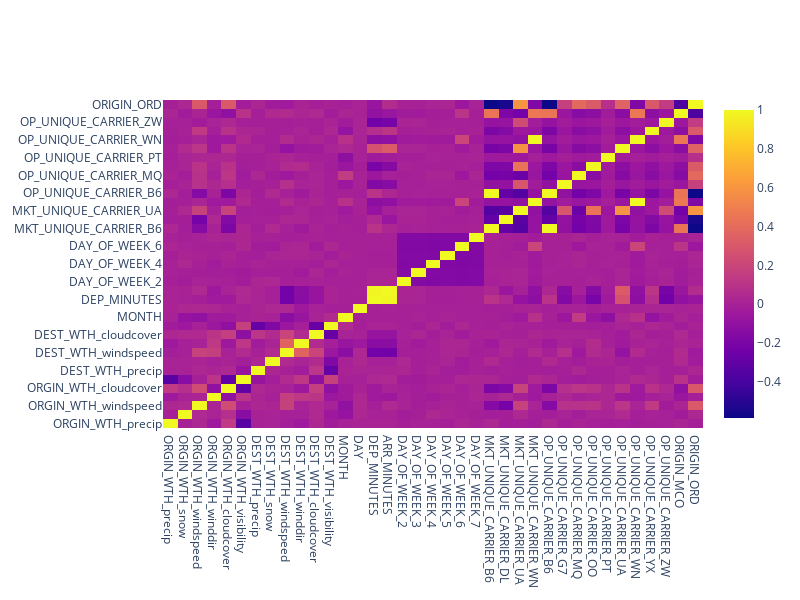

Notebook source saved alongside this figure:
### Code cell
plot_correlation()

### Figure 1 — Plotly figure (JSON) as saved in the notebook; plotly's stock layout.template omitted (floating-point values rounded to 4 significant figures; data arrays with more than 128 entries replaced by an {"elided": "..."} marker saying what was removed)
{"data": [{"type": "heatmap", "x": ["ORGIN_WTH_precip", "ORGIN_WTH_snow", "ORGIN_WTH_windspeed", "ORGIN_WTH_winddir", "ORGIN_WTH_cloudcover", "ORGIN_WTH_visibility", "DEST_WTH_precip", "DEST_WTH_snow", "DEST_WTH_windspeed", "DEST_WTH_winddir", "DEST_WTH_cloudcover", "DEST_WTH_visibility", "MONTH", "DAY", "DEP_MINUTES", "ARR_MINUTES", "DAY_OF_WEEK_2", "DAY_OF_WEEK_3", "DAY_OF_WEEK_4", "DAY_OF_WEEK_5", "DAY_OF_WEEK_6", "DAY_OF_WEEK_7", "MKT_UNIQUE_CARRIER_B6", "MKT_UNIQUE_CARRIER_DL", "MKT_UNIQUE_CARRIER_UA", "MKT_UNIQUE_CARRIER_WN", "OP_UNIQUE_CARRIER_B6", "OP_UNIQUE_CARRIER_G7", "OP_UNIQUE_CARRIER_MQ", "OP_UNIQUE_CARRIER_OO", "OP_UNIQUE_CARRIER_PT", "OP_UNIQUE_CARRIER_UA", "OP_UNIQUE_CARRIER_WN", "OP_UNIQUE_CARRIER_YX", "OP_UNIQUE_CARRIER_ZW", "ORIGIN_MCO", "ORIGIN_ORD"], "y": ["ORGIN_WTH_precip", "ORGIN_WTH_snow", "ORGIN_WTH_windspeed", "ORGIN_WTH_winddir", "ORGIN_WTH_cloudcover", "ORGIN_WTH_visibility", "DEST_WTH_precip", "DEST_WTH_snow", "DEST_WTH_windspeed", "DEST_WTH_winddir", "DEST_WTH_cloudcover", "DEST_WTH_visibility", "MONTH", "DAY", "DEP_MINUTES", "ARR_MINUTES", "DAY_OF_WEEK_2", "DAY_OF_WEEK_3", "DAY_OF_WEEK_4", "DAY_OF_WEEK_5", "DAY_OF_WEEK_6", "DAY_OF_WEEK_7", "MKT_UNIQUE_CARRIER_B6", "MKT_UNIQUE_CARRIER_DL", "MKT_UNIQUE_CARRIER_UA", "MKT_UNIQUE_CARRIER_WN", "OP_UNIQUE_CARRIER_B6", "OP_UNIQUE_CARRIER_G7", "OP_UNIQUE_CARRIER_MQ", "OP_UNIQUE_CARRIER_OO", "OP_UNIQUE_CARRIER_PT", "OP_UNIQUE_CARRIER_UA", "OP_UNIQUE_CARRIER_WN", "OP_UNIQUE_CARRIER_YX", "OP_UNIQUE_CARRIER_ZW", "ORIGIN_MCO", "ORIGIN_ORD"], "z": {"elided": "37x37 float values"}}], "layout": {"autosize": false, "height": 600, "width": 800, "xaxis": {"autorange": true, "range": [-0.5, 36.5], "type": "category"}, "yaxis": {"autorange": true, "range": [-0.5, 36.5], "type": "category"}}}
